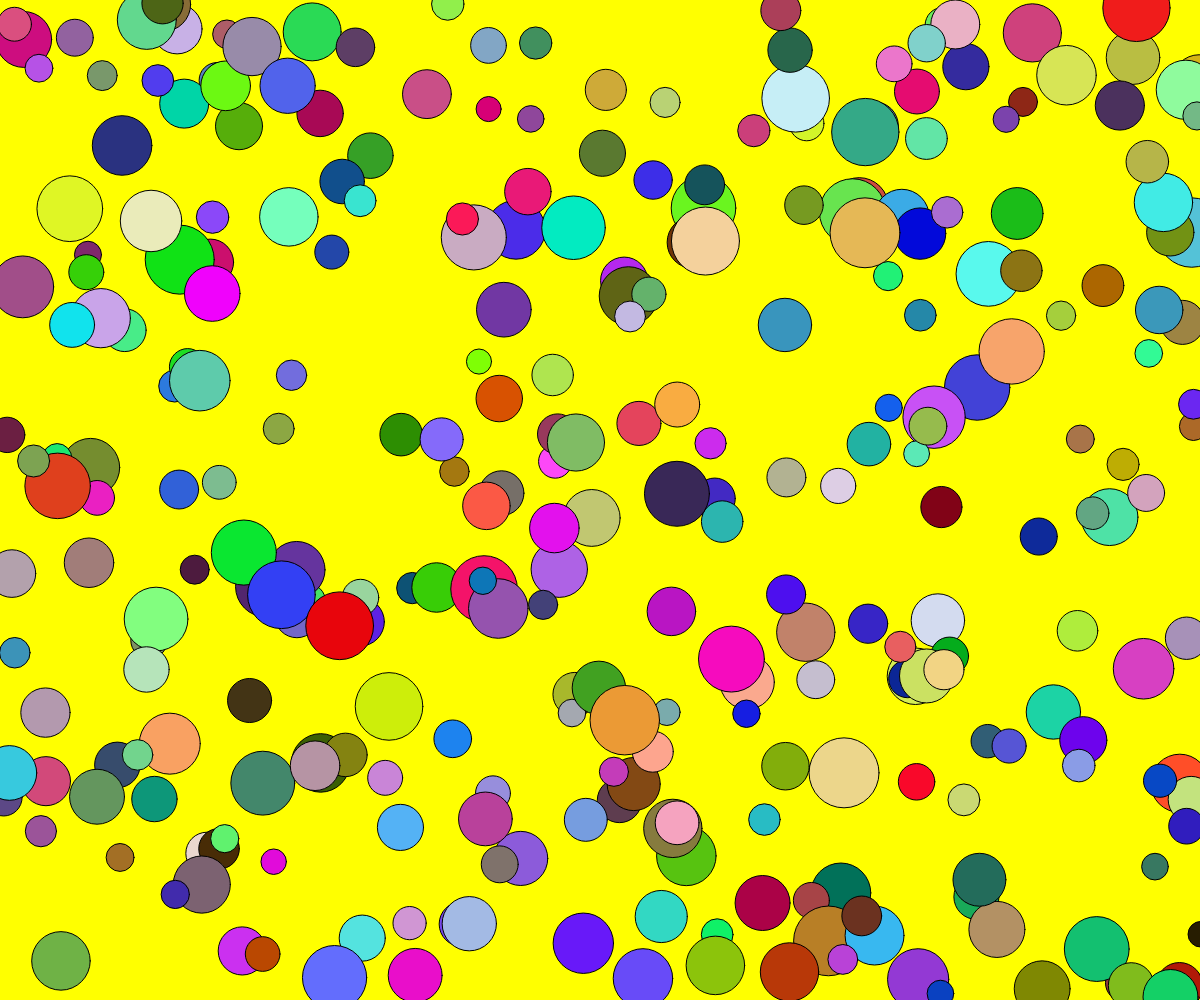
Frame 1 (no input)
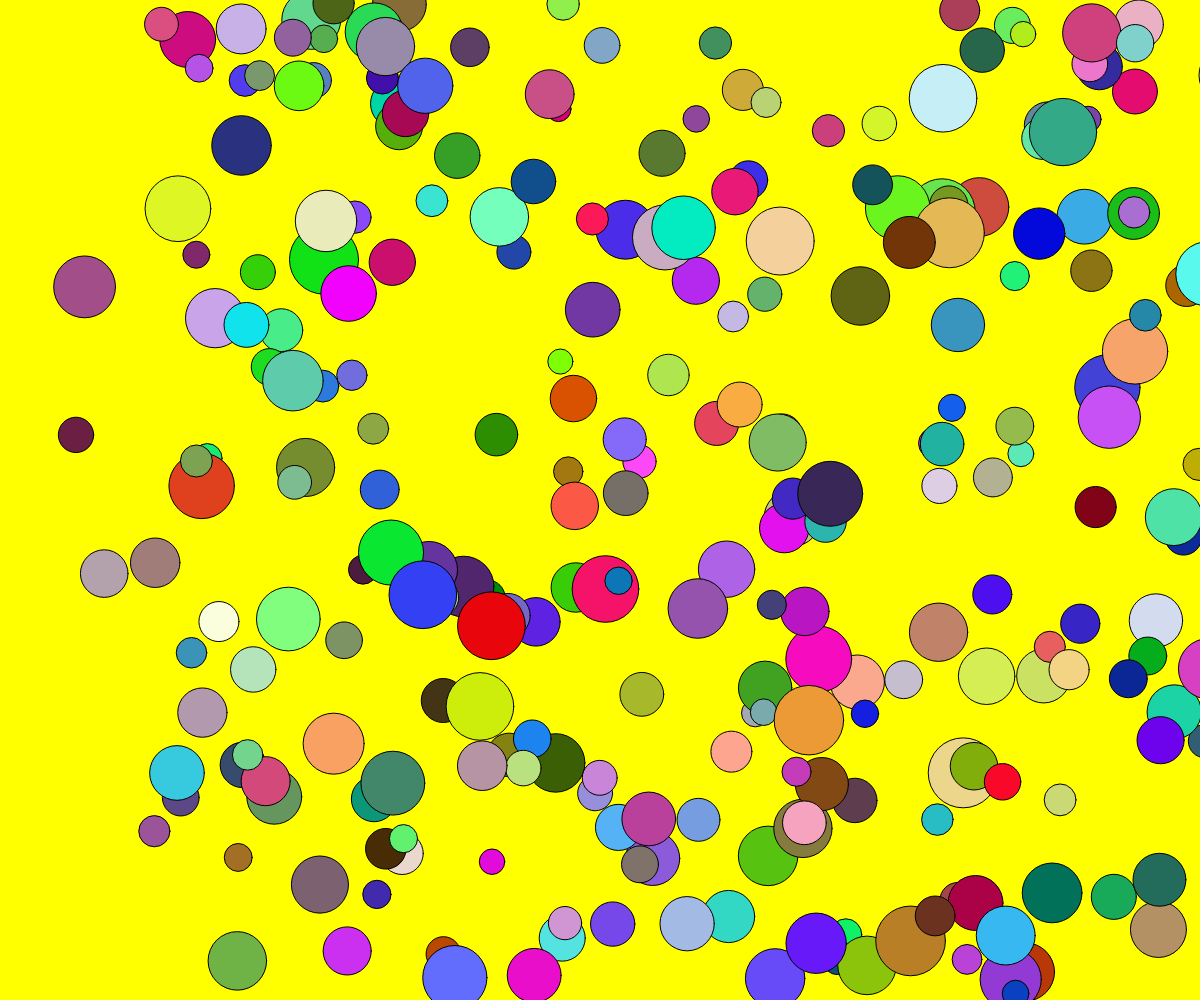
Frame 60 (no input)
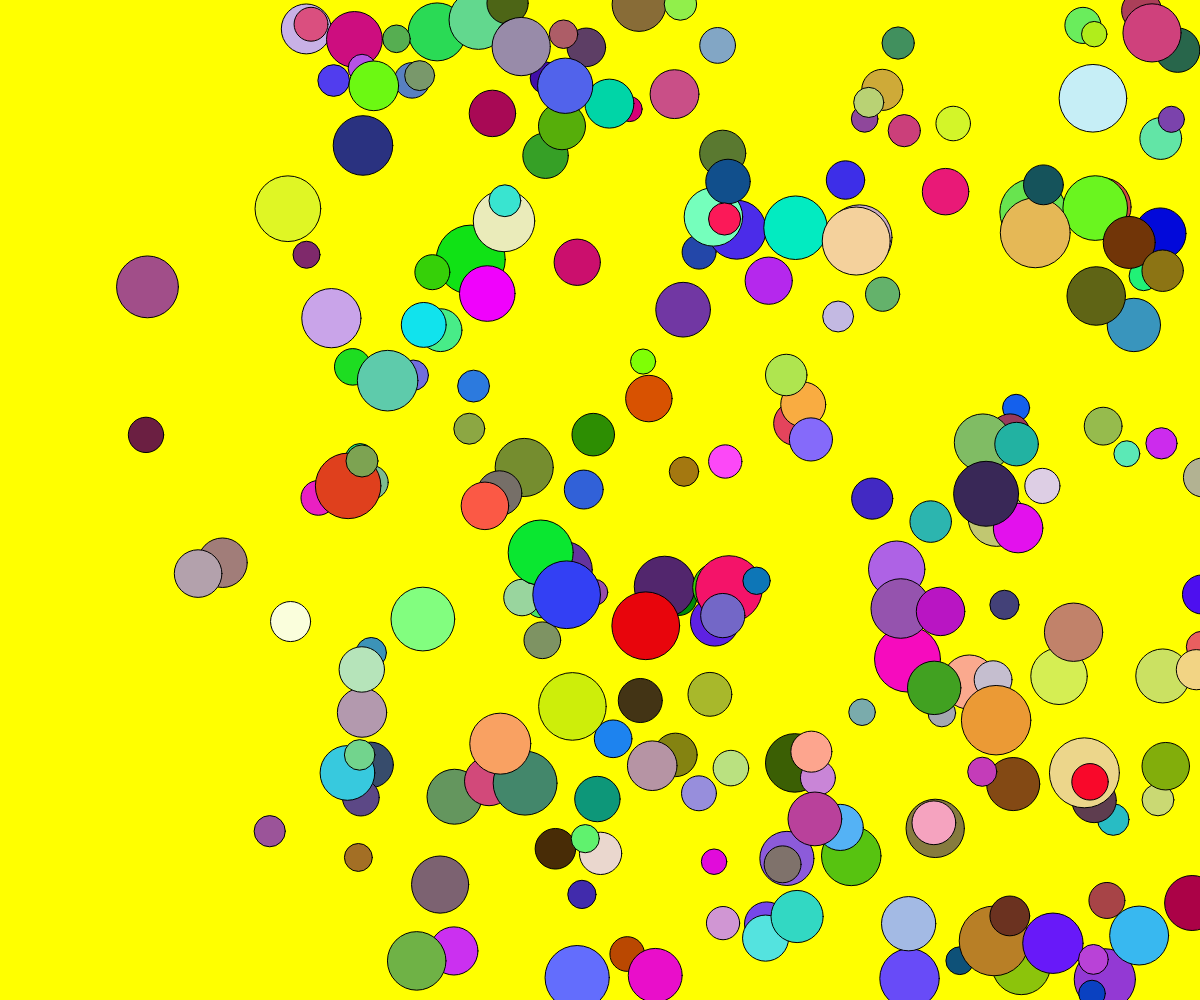
Frame 120 (the mouse pressed at the canvas centre since frame 60)

The p5.js sketch that drew these frames (run headless with seeded random() and noise() and a simulated clock; from frame 60 on, the mouse is pressed at the canvas centre):

// p5.js sketch
// ── sketch.js
var bouncys = [];

function setup() {
    createCanvas(windowWidth, windowHeight);
    textSize(60);

    for (var i = 0; i < 300; i++) {
        //
        bouncys[i] = new BouncyBall(random(width), random(height), random(25,70), random(1,4), color(random(255), random(255), random(255)));
    }
}

function draw() {
    background(255, 255, 0);
    fill(255, 0, 255);
    for(var i=0 ; i<bouncys.length;i++){
        bouncys[i].move();
        bouncys[i].show();
    }
}


class BouncyBall {
    constructor(x, y, size, speed, color) {
        this.x = x;
        this.y = y;
        this.size = size;
        this.speed = speed;
        this.color = color;
    }
    show() {
        fill(this.color);
        ellipse(this.x, this.y, this.size, this.size);
    }

    move() {
        this.x = this.x + this.speed;
    }
}


function mousePressed() {
   for(var i = 0; i<bouncys.length; i++){
       if( dist(mouseX,mouseY,bouncys[i].x, bouncys[i].y) < bouncys[i].size  ){
           bouncys[i].speed = bouncys[i].speed * -1;
          }
   }
}

          
          
          
          
          
          
          

//
//function keyPressed() {
//    myarray.splice(myarray.length - 1, 1);
//}
